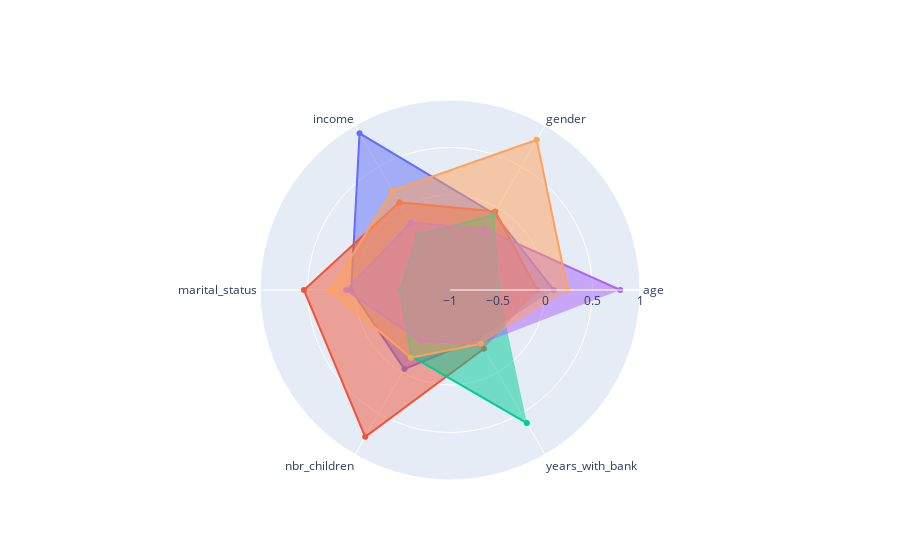

The code cell stored with this chart in its notebook:
### Markdown cell above
5 Clusters:

### Code cell
y_km = KMeansClusters(5)
plotRadar(dataScaled,y_km)

### Figure 1 — Plotly figure (JSON) as saved in the notebook; plotly's stock layout.template omitted (floating-point values rounded to 4 significant figures)
{"data": [{"fill": "toself", "name": "cluster0", "r": [0.09204, -0.07303, 0.9044, 0.03967, -0.03937, -0.4063], "theta": ["age", "gender", "income", "marital_status", "nbr_children", "years_with_bank"], "type": "scatterpolar"}, {"fill": "toself", "name": "cluster1", "r": [-0.08241, -0.04549, 0.06731, 0.5374, 0.7847, -0.2863], "theta": ["age", "gender", "income", "marital_status", "nbr_children", "years_with_bank"], "type": "scatterpolar"}, {"fill": "toself", "name": "cluster2", "r": [-0.489, -0.09509, -0.3267, -0.4763, -0.1937, 0.617], "theta": ["age", "gender", "income", "marital_status", "nbr_children", "years_with_bank"], "type": "scatterpolar"}, {"fill": "toself", "name": "cluster3", "r": [0.7921, -0.2601, -0.1787, 0.09297, -0.3807, -0.3455], "theta": ["age", "gender", "income", "marital_status", "nbr_children", "years_with_bank"], "type": "scatterpolar"}, {"fill": "toself", "name": "cluster4", "r": [0.2395, 0.8254, 0.2072, 0.2579, -0.1762, -0.3475], "theta": ["age", "gender", "income", "marital_status", "nbr_children", "years_with_bank"], "type": "scatterpolar"}], "layout": {"polar": {"radialaxis": {"range": [-1, 1], "visible": true}}, "showlegend": false}}
